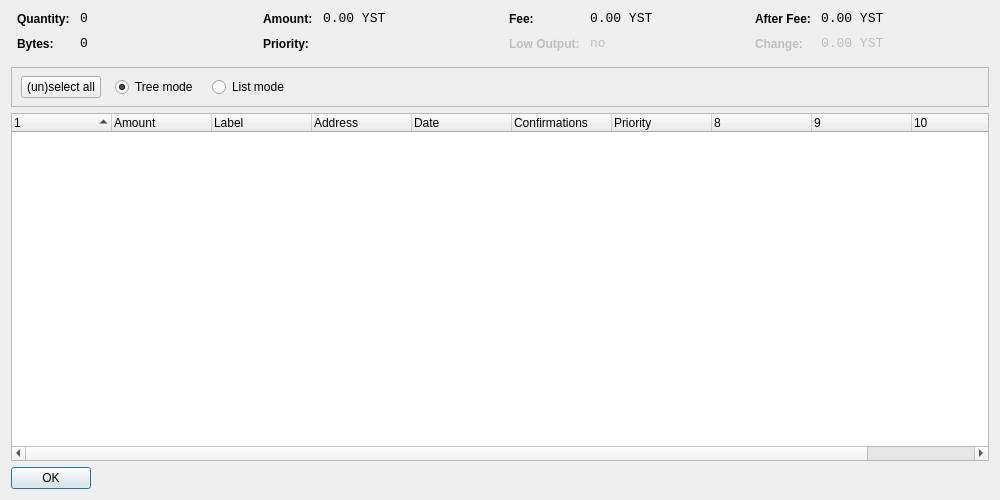
<?xml version="1.0" encoding="UTF-8"?>
<ui version="4.0">
 <class>CoinControlDialog</class>
 <widget class="QDialog" name="CoinControlDialog">
  <property name="geometry">
   <rect>
    <x>0</x>
    <y>0</y>
    <width>1000</width>
    <height>500</height>
   </rect>
  </property>
  <property name="windowTitle">
   <string>Coin Control</string>
  </property>
  <layout class="QVBoxLayout" name="verticalLayout">
   <item>
    <layout class="QHBoxLayout" name="horizontalLayoutTop" stretch="0,0,0,0">
     <property name="topMargin">
      <number>0</number>
     </property>
     <property name="bottomMargin">
      <number>10</number>
     </property>
     <item>
      <layout class="QFormLayout" name="formLayoutCoinControl1">
       <property name="horizontalSpacing">
        <number>10</number>
       </property>
       <property name="verticalSpacing">
        <number>10</number>
       </property>
       <property name="leftMargin">
        <number>6</number>
       </property>
       <property name="rightMargin">
        <number>6</number>
       </property>
       <item row="0" column="0">
        <widget class="QLabel" name="labelCoinControlQuantityText">
         <property name="styleSheet">
          <string notr="true">font-weight:bold;</string>
         </property>
         <property name="text">
          <string>Quantity:</string>
         </property>
        </widget>
       </item>
       <item row="0" column="1">
        <widget class="QLabel" name="labelCoinControlQuantity">
         <property name="font">
          <font>
           <family>Monospace</family>
           <pointsize>10</pointsize>
          </font>
         </property>
         <property name="cursor">
          <cursorShape>IBeamCursor</cursorShape>
         </property>
         <property name="contextMenuPolicy">
          <enum>Qt::ActionsContextMenu</enum>
         </property>
         <property name="text">
          <string notr="true">0</string>
         </property>
         <property name="textInteractionFlags">
          <set>Qt::LinksAccessibleByMouse|Qt::TextSelectableByKeyboard|Qt::TextSelectableByMouse</set>
         </property>
        </widget>
       </item>
       <item row="1" column="0">
        <widget class="QLabel" name="labelCoinControlBytesText">
         <property name="styleSheet">
          <string notr="true">font-weight:bold;</string>
         </property>
         <property name="text">
          <string>Bytes:</string>
         </property>
        </widget>
       </item>
       <item row="1" column="1">
        <widget class="QLabel" name="labelCoinControlBytes">
         <property name="font">
          <font>
           <family>Monospace</family>
           <pointsize>10</pointsize>
          </font>
         </property>
         <property name="cursor">
          <cursorShape>IBeamCursor</cursorShape>
         </property>
         <property name="contextMenuPolicy">
          <enum>Qt::ActionsContextMenu</enum>
         </property>
         <property name="text">
          <string notr="true">0</string>
         </property>
         <property name="textInteractionFlags">
          <set>Qt::LinksAccessibleByMouse|Qt::TextSelectableByKeyboard|Qt::TextSelectableByMouse</set>
         </property>
        </widget>
       </item>
      </layout>
     </item>
     <item>
      <layout class="QFormLayout" name="formLayoutCoinControl2">
       <property name="horizontalSpacing">
        <number>10</number>
       </property>
       <property name="verticalSpacing">
        <number>10</number>
       </property>
       <property name="leftMargin">
        <number>6</number>
       </property>
       <property name="rightMargin">
        <number>6</number>
       </property>
       <item row="0" column="0">
        <widget class="QLabel" name="labelCoinControlAmountText">
         <property name="styleSheet">
          <string notr="true">font-weight:bold;</string>
         </property>
         <property name="text">
          <string>Amount:</string>
         </property>
        </widget>
       </item>
       <item row="0" column="1">
        <widget class="QLabel" name="labelCoinControlAmount">
         <property name="font">
          <font>
           <family>Monospace</family>
           <pointsize>10</pointsize>
          </font>
         </property>
         <property name="cursor">
          <cursorShape>IBeamCursor</cursorShape>
         </property>
         <property name="contextMenuPolicy">
          <enum>Qt::ActionsContextMenu</enum>
         </property>
         <property name="text">
          <string notr="true">0.00 YST</string>
         </property>
         <property name="textInteractionFlags">
          <set>Qt::LinksAccessibleByMouse|Qt::TextSelectableByKeyboard|Qt::TextSelectableByMouse</set>
         </property>
        </widget>
       </item>
       <item row="1" column="0">
        <widget class="QLabel" name="labelCoinControlPriorityText">
         <property name="styleSheet">
          <string notr="true">font-weight:bold;</string>
         </property>
         <property name="text">
          <string>Priority:</string>
         </property>
        </widget>
       </item>
       <item row="1" column="1">
        <widget class="QLabel" name="labelCoinControlPriority">
         <property name="font">
          <font>
           <family>Monospace</family>
           <pointsize>10</pointsize>
          </font>
         </property>
         <property name="cursor">
          <cursorShape>IBeamCursor</cursorShape>
         </property>
         <property name="contextMenuPolicy">
          <enum>Qt::ActionsContextMenu</enum>
         </property>
         <property name="text">
          <string/>
         </property>
         <property name="textInteractionFlags">
          <set>Qt::LinksAccessibleByMouse|Qt::TextSelectableByKeyboard|Qt::TextSelectableByMouse</set>
         </property>
        </widget>
       </item>
      </layout>
     </item>
     <item>
      <layout class="QFormLayout" name="formLayoutCoinControl3">
       <property name="horizontalSpacing">
        <number>10</number>
       </property>
       <property name="verticalSpacing">
        <number>10</number>
       </property>
       <property name="leftMargin">
        <number>6</number>
       </property>
       <property name="rightMargin">
        <number>6</number>
       </property>
       <item row="0" column="0">
        <widget class="QLabel" name="labelCoinControlFeeText">
         <property name="styleSheet">
          <string notr="true">font-weight:bold;</string>
         </property>
         <property name="text">
          <string>Fee:</string>
         </property>
        </widget>
       </item>
       <item row="0" column="1">
        <widget class="QLabel" name="labelCoinControlFee">
         <property name="font">
          <font>
           <family>Monospace</family>
           <pointsize>10</pointsize>
          </font>
         </property>
         <property name="cursor">
          <cursorShape>IBeamCursor</cursorShape>
         </property>
         <property name="contextMenuPolicy">
          <enum>Qt::ActionsContextMenu</enum>
         </property>
         <property name="text">
          <string notr="true">0.00 YST</string>
         </property>
         <property name="textInteractionFlags">
          <set>Qt::LinksAccessibleByMouse|Qt::TextSelectableByKeyboard|Qt::TextSelectableByMouse</set>
         </property>
        </widget>
       </item>
       <item row="1" column="0">
        <widget class="QLabel" name="labelCoinControlLowOutputText">
         <property name="enabled">
          <bool>false</bool>
         </property>
         <property name="styleSheet">
          <string notr="true">font-weight:bold;</string>
         </property>
         <property name="text">
          <string>Low Output:</string>
         </property>
        </widget>
       </item>
       <item row="1" column="1">
        <widget class="QLabel" name="labelCoinControlLowOutput">
         <property name="enabled">
          <bool>false</bool>
         </property>
         <property name="font">
          <font>
           <family>Monospace</family>
           <pointsize>10</pointsize>
          </font>
         </property>
         <property name="cursor">
          <cursorShape>IBeamCursor</cursorShape>
         </property>
         <property name="contextMenuPolicy">
          <enum>Qt::ActionsContextMenu</enum>
         </property>
         <property name="text">
          <string notr="true">no</string>
         </property>
         <property name="textInteractionFlags">
          <set>Qt::LinksAccessibleByMouse|Qt::TextSelectableByKeyboard|Qt::TextSelectableByMouse</set>
         </property>
        </widget>
       </item>
      </layout>
     </item>
     <item>
      <layout class="QFormLayout" name="formLayoutCoinControl4">
       <property name="horizontalSpacing">
        <number>10</number>
       </property>
       <property name="verticalSpacing">
        <number>10</number>
       </property>
       <property name="leftMargin">
        <number>6</number>
       </property>
       <property name="rightMargin">
        <number>6</number>
       </property>
       <item row="0" column="0">
        <widget class="QLabel" name="labelCoinControlAfterFeeText">
         <property name="styleSheet">
          <string notr="true">font-weight:bold;</string>
         </property>
         <property name="text">
          <string>After Fee:</string>
         </property>
        </widget>
       </item>
       <item row="0" column="1">
        <widget class="QLabel" name="labelCoinControlAfterFee">
         <property name="font">
          <font>
           <family>Monospace</family>
           <pointsize>10</pointsize>
          </font>
         </property>
         <property name="cursor">
          <cursorShape>IBeamCursor</cursorShape>
         </property>
         <property name="contextMenuPolicy">
          <enum>Qt::ActionsContextMenu</enum>
         </property>
         <property name="text">
          <string notr="true">0.00 YST</string>
         </property>
         <property name="textInteractionFlags">
          <set>Qt::LinksAccessibleByMouse|Qt::TextSelectableByKeyboard|Qt::TextSelectableByMouse</set>
         </property>
        </widget>
       </item>
       <item row="1" column="0">
        <widget class="QLabel" name="labelCoinControlChangeText">
         <property name="enabled">
          <bool>false</bool>
         </property>
         <property name="styleSheet">
          <string notr="true">font-weight:bold;</string>
         </property>
         <property name="text">
          <string>Change:</string>
         </property>
        </widget>
       </item>
       <item row="1" column="1">
        <widget class="QLabel" name="labelCoinControlChange">
         <property name="enabled">
          <bool>false</bool>
         </property>
         <property name="font">
          <font>
           <family>Monospace</family>
           <pointsize>10</pointsize>
          </font>
         </property>
         <property name="cursor">
          <cursorShape>IBeamCursor</cursorShape>
         </property>
         <property name="contextMenuPolicy">
          <enum>Qt::ActionsContextMenu</enum>
         </property>
         <property name="text">
          <string notr="true">0.00 YST</string>
         </property>
         <property name="textInteractionFlags">
          <set>Qt::LinksAccessibleByMouse|Qt::TextSelectableByKeyboard|Qt::TextSelectableByMouse</set>
         </property>
        </widget>
       </item>
      </layout>
     </item>
    </layout>
   </item>
   <item>
    <widget class="QFrame" name="frame">
     <property name="minimumSize">
      <size>
       <width>0</width>
       <height>40</height>
      </size>
     </property>
     <property name="frameShape">
      <enum>QFrame::StyledPanel</enum>
     </property>
     <property name="frameShadow">
      <enum>QFrame::Sunken</enum>
     </property>
     <widget class="QWidget" name="horizontalLayoutWidget">
      <property name="geometry">
       <rect>
        <x>10</x>
        <y>0</y>
        <width>781</width>
        <height>41</height>
       </rect>
      </property>
      <layout class="QHBoxLayout" name="horizontalLayoutPanel" stretch="0,0,0,0,0">
       <property name="spacing">
        <number>14</number>
       </property>
       <item>
        <widget class="QPushButton" name="pushButtonSelectAll">
         <property name="sizePolicy">
          <sizepolicy hsizetype="Maximum" vsizetype="Fixed">
           <horstretch>0</horstretch>
           <verstretch>0</verstretch>
          </sizepolicy>
         </property>
         <property name="text">
          <string>(un)select all</string>
         </property>
        </widget>
       </item>
       <item>
        <widget class="QRadioButton" name="radioTreeMode">
         <property name="sizePolicy">
          <sizepolicy hsizetype="Maximum" vsizetype="Fixed">
           <horstretch>0</horstretch>
           <verstretch>0</verstretch>
          </sizepolicy>
         </property>
         <property name="text">
          <string>Tree mode</string>
         </property>
         <property name="checked">
          <bool>true</bool>
         </property>
        </widget>
       </item>
       <item>
        <widget class="QRadioButton" name="radioListMode">
         <property name="sizePolicy">
          <sizepolicy hsizetype="Maximum" vsizetype="Fixed">
           <horstretch>0</horstretch>
           <verstretch>0</verstretch>
          </sizepolicy>
         </property>
         <property name="text">
          <string>List mode</string>
         </property>
        </widget>
       </item>
       <item>
        <spacer name="horizontalSpacer">
         <property name="orientation">
          <enum>Qt::Horizontal</enum>
         </property>
         <property name="sizeHint" stdset="0">
          <size>
           <width>40</width>
           <height>20</height>
          </size>
         </property>
        </spacer>
       </item>
      </layout>
     </widget>
    </widget>
   </item>
   <item>
    <widget class="CoinControlTreeWidget" name="treeWidget">
     <property name="contextMenuPolicy">
      <enum>Qt::CustomContextMenu</enum>
     </property>
     <property name="sortingEnabled">
      <bool>false</bool>
     </property>
     <property name="columnCount">
      <number>11</number>
     </property>
     <attribute name="headerShowSortIndicator" stdset="0">
      <bool>true</bool>
     </attribute>
     <attribute name="headerStretchLastSection">
      <bool>false</bool>
     </attribute>
     <column>
      <property name="text">
       <string/>
      </property>
     </column>
     <column>
      <property name="text">
       <string>Amount</string>
      </property>
     </column>
     <column>
      <property name="text">
       <string>Label</string>
      </property>
     </column>
     <column>
      <property name="text">
       <string>Address</string>
      </property>
     </column>
     <column>
      <property name="text">
       <string>Date</string>
      </property>
     </column>
     <column>
      <property name="text">
       <string>Confirmations</string>
      </property>
      <property name="toolTip">
       <string>Confirmed</string>
      </property>
     </column>
     <column>
      <property name="text">
       <string>Priority</string>
      </property>
     </column>
     <column>
      <property name="text">
       <string/>
      </property>
     </column>
     <column>
      <property name="text">
       <string/>
      </property>
     </column>
     <column>
      <property name="text">
       <string/>
      </property>
     </column>
     <column>
      <property name="text">
       <string/>
      </property>
     </column>
    </widget>
   </item>
   <item>
    <widget class="QDialogButtonBox" name="buttonBox">
     <property name="sizePolicy">
      <sizepolicy hsizetype="Maximum" vsizetype="Fixed">
       <horstretch>0</horstretch>
       <verstretch>0</verstretch>
      </sizepolicy>
     </property>
     <property name="orientation">
      <enum>Qt::Horizontal</enum>
     </property>
     <property name="standardButtons">
      <set>QDialogButtonBox::Ok</set>
     </property>
    </widget>
   </item>
  </layout>
 </widget>
 <customwidgets>
  <customwidget>
   <class>CoinControlTreeWidget</class>
   <extends>QTreeWidget</extends>
   <header>coincontroltreewidget.h</header>
  </customwidget>
 </customwidgets>
 <resources/>
 <connections/>
</ui>
